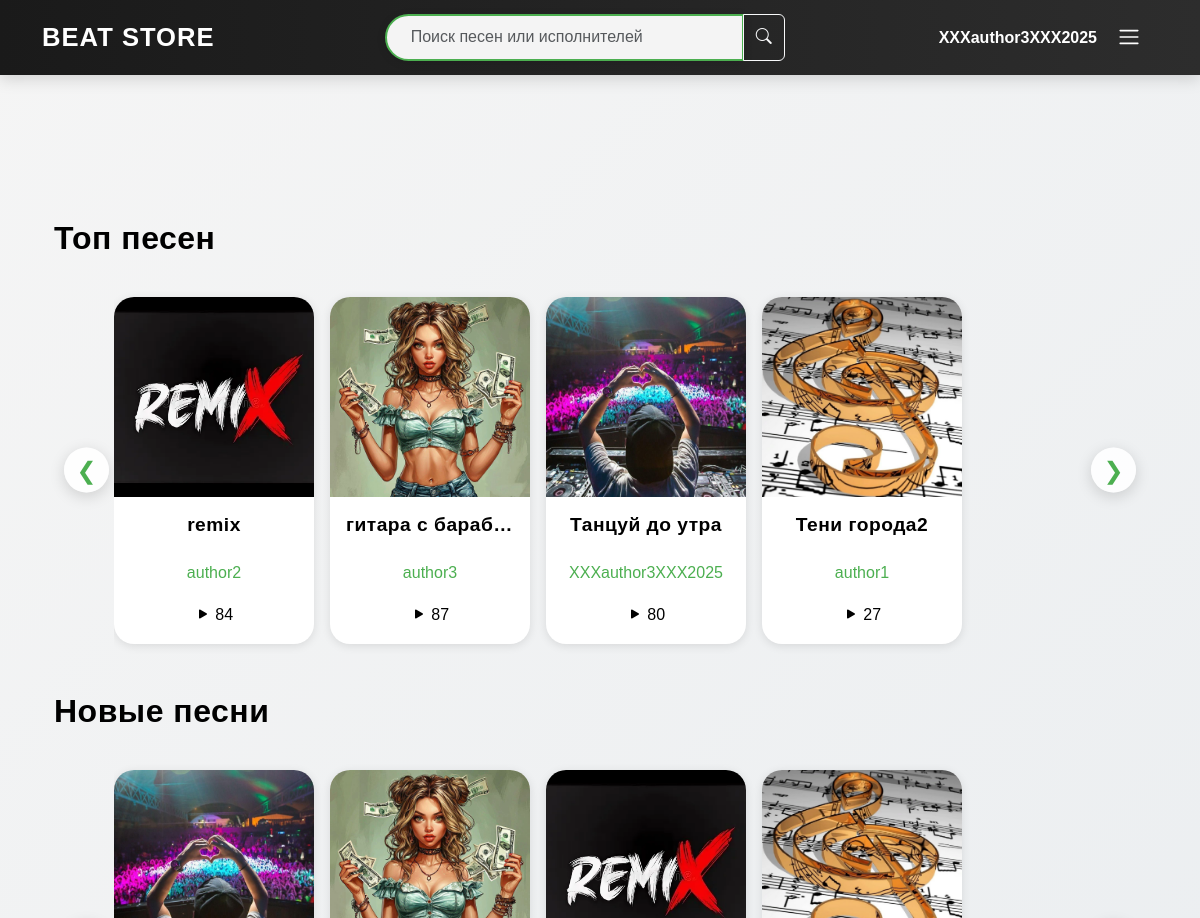
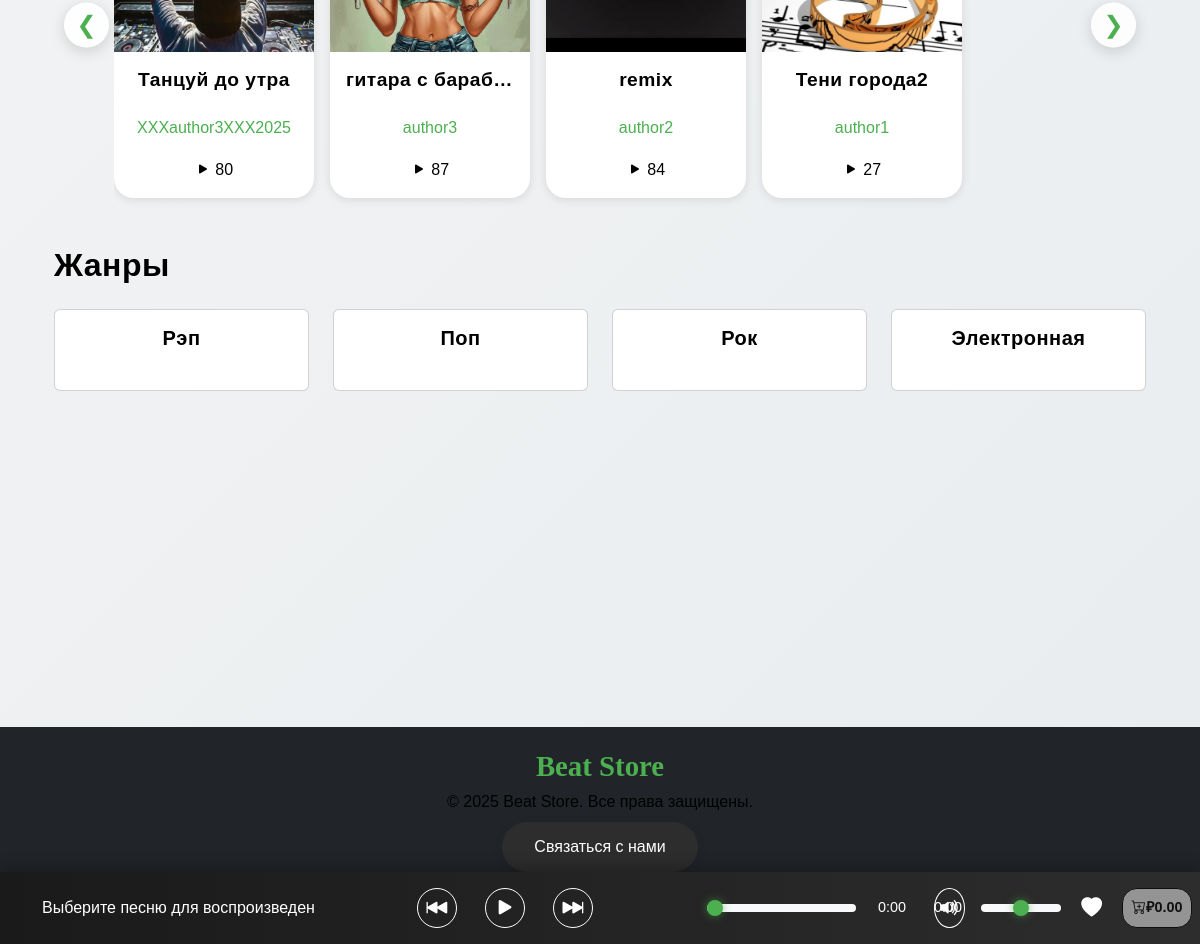
Page / (signed in) on the committed database (2 pictures, top to bottom).
### store/models.py (models this page shows, shortened)
class User(AbstractUser):
    email = models.EmailField(unique=True, verbose_name='Электронная почта')
    balance = models.DecimalField(max_digits=10, decimal_places=2, default=0.00, verbose_name='Баланс')
    class Meta:
        verbose_name = 'Пользователь'
        verbose_name_plural = 'Пользователи'
        indexes = [models.Index(fields=['username', 'email'])]

class Song(models.Model):
    title = models.CharField(max_length=100, verbose_name='Название')
    path = models.FileField(upload_to='songs/', verbose_name='Файл')
    cover = models.ImageField(upload_to='covers/', null=True, blank=True, verbose_name='Обложка')
    likes = models.ManyToManyField(
        User,
        related_name='liked_songs',
        blank=True,
        verbose_name='Лайки'
    )
    author = models.ForeignKey(
        User,
        on_delete=models.CASCADE,
        related_name='songs',
        verbose_name='Автор'
    )
    genre = models.ForeignKey(
        Genre,
        on_delete=models.SET_NULL,
        null=True,
        blank=True,
        verbose_name='Жанр'
    )
    price = models.DecimalField(
        max_digits=8,
        decimal_places=2,
        default=0.00,
        verbose_name='Цена'
    )
    total_plays = models.PositiveIntegerField(default=0, verbose_name='Количество прослушиваний')
    created_at = models.DateTimeField(auto_now_add=True, verbose_name='Дата создания')
    @property
    def total_likes(self):
        return self.likes.count()
    class Meta:
        verbose_name = 'Песня'
        verbose_name_plural = 'Песни'
        ordering = ['-created_at']
        indexes = [
            models.Index(fields=['created_at']),
            models.Index(fields=['total_plays']),
            models.Index(fields=['author', 'created_at']),
        ]

class Genre(models.Model):
    name = models.CharField(max_length=50, unique=True, verbose_name='Название')
    class Meta:
        verbose_name = 'Жанр'
        verbose_name_plural = 'Жанры'

### store/views.py (the view)
# urls.py: path('', views.index, name='index'),
def index(request):
    top_songs = Song.objects.annotate(like_count=Count('likes')).order_by('-like_count', '-total_plays')[:10]
    new_songs = Song.objects.order_by('-created_at')[:10]
    genres = Genre.objects.all()
    songs_json = [
        {
            'id': song.id,
            'path': song.path.url,
            'title': song.title,
            'author': song.author.username,
            'total_likes': song.total_likes,
            'price': float(song.price),
            'total_plays': song.total_plays
        }
        for song in (list(top_songs) + list(new_songs))
    ]
    context = {
        'top_songs': top_songs,
        'new_songs': new_songs,
        'genres': genres,
        'songs_json': json.dumps(songs_json, ensure_ascii=False),
    }
    return render(request, 'store/index.html', context)

### store/templates/store/index.html (shortened to what this page needs)
{% extends 'store/base.html' %}
{% load static %}
{% block extra_css %}
    <link href="https://cdn.jsdelivr.net/npm/bootstrap-icons@1.10.5/font/bootstrap-icons.css" rel="stylesheet">
    <link rel="stylesheet" href="{% static 'css/style.css' %}">
{% endblock %}
{% block content %}
    <main class="container my-4">
        <section class="category">
            <h2>Топ песен</h2>
            <div class="songs-container position-relative">
                <button class="scroll-button left" onclick="scrollSongs('left', 'top-songs')" aria-label="Прокрутить влево">❮</button>
                <div class="songs" id="top-songs">
                    {% for song in top_songs %}
                        <div class="song-item" data-song-id="{{ song.id }}">
                            <div class="song-image-container">
                            </div>
                            <div class="song-info">
                                <h3 class="song-title">{{ song.title }}</h3>
                                <p class="song-author">
                                    <a href="{% url 'store:profile' song.author.username %}" class="song-author-link">{{ song.author.username }}</a>
                                </p>
                                <div class="song-stats">
                                    <span id="plays-count-{{ song.id }}"><i class="bi bi-play-fill"></i> {{ song.total_plays|default:"0" }}</span>
                                </div>
                            </div>
                        </div>
                    {% empty %}
                        <div class="song-item text-center">
                            <p>Пока нет популярных песен.</p>
                        </div>
                    {% endfor %}
                </div>
                <button class="scroll-button right" onclick="scrollSongs('right', 'top-songs')" aria-label="Прокрутить вправо">❯</button>
            </div>
        </section>
        <section class="category">
            <h2>Новые песни</h2>
            <div class="songs-container position-relative">
                <button class="scroll-button left" onclick="scrollSongs('left', 'new-songs')" aria-label="Прокрутить влево">❮</button>
                <div class="songs" id="new-songs">
                    {% for song in new_songs %}
                        <div class="song-item" data-song-id="{{ song.id }}">
                            <div class="song-image-container">
                            </div>
                            <div class="song-info">
                                <h3 class="song-title">{{ song.title }}</h3>
                                <p class="song-author">
                                    <a href="{% url 'store:profile' song.author.username %}" class="song-author-link">{{ song.author.username }}</a>
                                </p>
                                <div class="song-stats">
                                    <span id="plays-count-{{ song.id }}"><i class="bi bi-play-fill"></i> {{ song.total_plays|default:"0" }}</span>
                                </div>
                            </div>
                        </div>
                    {% empty %}
                        <div class="song-item text-center">
                            <p>Пока нет новых песен.</p>
                        </div>
                    {% endfor %}
                </div>
                <button class="scroll-button right" onclick="scrollSongs('right', 'new-songs')" aria-label="Прокрутить вправо">❯</button>
            </div>
        </section>
        <section class="category">
            <h2>Жанры</h2>
            <div class="row">
                {% for genre in genres %}
                    <div class="col-md-3 col-sm-6 mb-3">
                        <a href="{% url 'store:music_list' %}?genre={{ genre.id }}" class="genre-link">
                            <div class="card">
                                <div class="card-body text-center">
                                    <h5>{{ genre.name }}</h5>
                                </div>
                            </div>
                        </a>
                    </div>
                {% empty %}
                    <p>Жанры отсутствуют.</p>
                {% endfor %}
            </div>
        </section>
    </main>
{% endblock %}

### store/templates/store/header.html (shortened to what this page needs)
{% load static %}
<header class="navbar">
    <div class="container">
        <a class="navbar-brand" href="{% url 'store:index' %}">Beat Store</a>
        <form class="search-form mx-auto" action="{% url 'store:music_list' %}" method="get">
            <div class="input-group">
                <input class="search-input form-control" type="search" name="search" placeholder="Поиск песен или исполнителей" aria-label="Поиск">
                <button class="btn btn-outline-light search-btn" type="submit" aria-label="Поиск">
                    <i class="bi bi-search"></i>
                </button>
            </div>
        </form>
        <div class="auth-section">
            {% if user.is_authenticated %}
                <a href="{% url 'store:profile' user.username %}" class="nav-link username">{{ user.username }}</a>
            {% else %}
                <a href="{% url 'store:login' %}" class="auth-btn">Вход</a>
            {% endif %}
        </div>
        <button class="navbar-toggler ms-2" type="button" data-bs-toggle="offcanvas" data-bs-target="#offcanvasNavbar" aria-controls="offcanvasNavbar" aria-label="Переключить навигацию">
            <span class="navbar-toggler-icon"></span>
        </button>
    </div>
</header>

### static/css/style.css (style rules this page uses)
:root { --footer-bg: #1a1a1a; --primary-color: #4CAF50; --dark-bg: #1a1a1a; --light-bg: #f5f5f5; --text-dark: #000000; --text-light: #ffffff; --close-button-color: #ffffff; --transition: all 0.3s ease; --shadow-sm: 0 2px 10px rgba(0, 0, 0, 0.1); --shadow-md: 0 4px 15px rgba(0, 0, 0, 0.15); --like-color: rgb(255, 0, 0); --cart-color: #fefe02; --highlight-color: #ffffff; }
*, *::before, *::after { box-sizing: border-box; margin: 0; padding: 0; }
body { font-family: 'Montserrat', sans-serif; background: linear-gradient(135deg, var(--light-bg) 0%, #e8ecef 100%); color: var(--text-dark); line-height: 1.6; display: flex; flex-direction: column; min-height: 100vh; }
h1, h2, h3, h4, h5, h6 { font-family: 'Gill Sans', 'Gill Sans MT', Calibri, 'Trebuchet MS', sans-serif; color: var(--text-dark); margin-bottom: 1.5rem; font-weight: 700; letter-spacing: 0.5px; }
p, a, span, li { font-size: 1rem; color: var(--text-dark); font-weight: 400; }
main { flex: 1; padding: 2rem 1rem; max-width: 1400px; margin: 0 auto; padding-bottom: 120px; }
.navbar { background: linear-gradient(to right, var(--dark-bg), #2d2d2d); padding: 0.75rem 1rem; box-shadow: var(--shadow-md); position: sticky; top: 0; z-index: 1000; display: flex; justify-content: space-between; align-items: center; }
.navbar-brand { font-size: 1.6rem; font-weight: 700; color: var(--highlight-color); text-transform: uppercase; letter-spacing: 1px; transition: var(--transition); }
.auth-section { display: flex; align-items: center; gap: 1.2rem; }
.username { color: var(--highlight-color); font-weight: 600; transition: var(--transition); }
.navbar-toggler { margin-right: 5px; border: none; padding: 0.25rem 0.75rem; color: var(--highlight-color); }
.search-form { margin: 0 1rem; position: relative; max-width: 400px; flex-grow: 1; }
.search-input { border-radius: 50px; padding: 0.6rem 1.5rem; border: 2px solid var(--primary-color); font-family: 'Montserrat', sans-serif; background: rgba(255, 255, 255, 0.95); box-shadow: var(--shadow-sm); transition: var(--transition); }
.category { margin: 2rem 0; }
.songs-container { position: relative; user-select: none; padding: 0 60px; }
.songs { display: flex; overflow-x: auto; scrollbar-width: none; -ms-overflow-style: none; padding: 1rem 0; scroll-behavior: smooth; gap: 1rem; touch-action: pan-x; }
.song-item { flex: 0 0 200px; background: var(--text-light); border-radius: 20px; box-shadow: var(--shadow-sm); transition: var(--transition); cursor: pointer; overflow: hidden; touch-action: manipulation; }
.song-image-container { position: relative; width: 100%; padding-top: 100%; }
.song-info { padding: 1rem; text-align: center; }
.song-title { font-family: 'Montserrat', sans-serif; font-size: 1.2rem; font-weight: 700; white-space: nowrap; overflow: hidden; text-overflow: ellipsis; }
.song-author { font-family: 'Montserrat', sans-serif; font-size: 0.95rem; color: #666; white-space: nowrap; overflow: hidden; text-overflow: ellipsis; }
.song-author-link { color: var(--primary-color); text-decoration: none; transition: var(--transition); }
.genre-link { color: var(--text-dark); display: block; height: 100%; text-decoration: none; transition: var(--transition); }
.scroll-button { position: absolute; top: 50%; transform: translateY(-50%); background: rgba(255, 255, 255, 0.9); color: var(--primary-color); width: 45px; height: 45px; box-shadow: var(--shadow-md); border: none; border-radius: 50%; font-size: 1.5rem; transition: var(--transition); z-index: 10; }
.scroll-button.left { left: 10px; }
.scroll-button.right { right: 10px; }

### rows in the picture
User: username "XXXauthor3XXX2025"
Song: title "remix", author.username "author2", total_plays "84"
Song: title "гитара с бараб…", author.username "author3", total_plays "87"
Song: title "Танцуй до утра", author.username "XXXauthor3XXX2025", total_plays "80"
Song: title "Тени города2", author.username "author1", total_plays "27"
Genre: name "Рэп"
Genre: name "Поп"
Genre: name "Рок"
Genre: name "Электронная"
